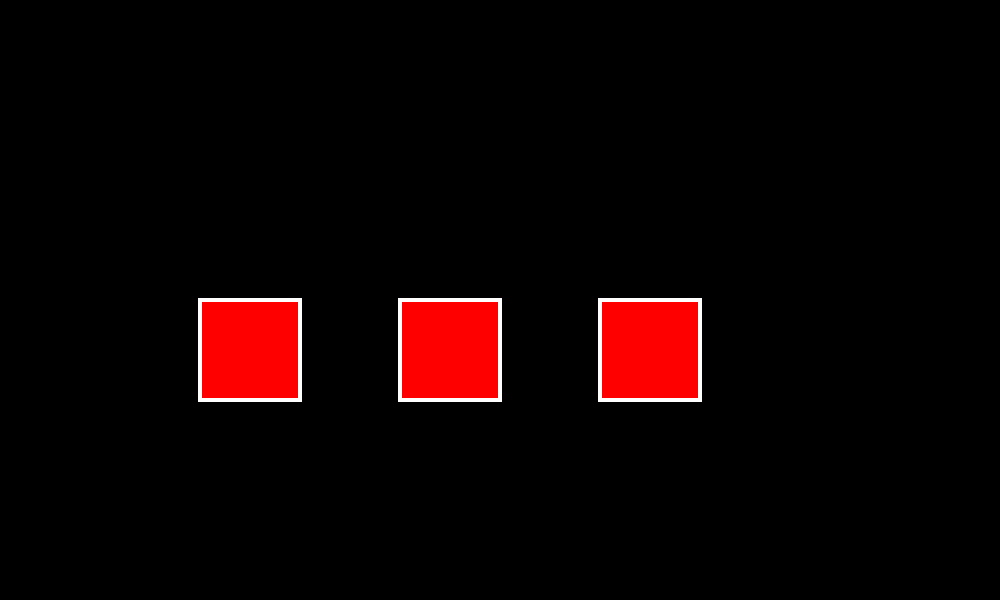
Frame 1 (no input)
Frame 60 (no input): identical to frame 1, image omitted
Frame 120 (the mouse pressed at the canvas centre since frame 60): identical to frame 1, image omitted

The p5.js sketch that drew this single still picture (run headless with seeded random() and noise() and a simulated clock; from frame 60 on, the mouse is pressed at the canvas centre):

// p5.js sketch
// ── sketch.js
/*
code created by nelgutierrez
5/16/2017

press any of the squares then the text will appear
*/


///////////////assigns value to each variable using array/////////////////////

var intro = ["Hello!", "My", "Name", "Is", "Nel"];
var versache=["So just", "turn down", "the lights", "and close", "the door"];
var randomness=["lucky for you", "that's what", "I like", "that's what", "I like"];

function setup() {
  createCanvas(1000,600);
}

function draw() {
  background(0);            //sets BG to black
  stroke(255);              //color of the vorder of the polygon
  strokeWeight(4);          //thickness of the border
  fill(255,0,0);
  rect(200, 300, 100, 100);   //draws the square shape
  rect(400, 300, 100, 100);
  rect(600, 300, 100, 100);
  
  if(mouseX>200 && mouseX<300 && mouseY>=300 && mouseY<=400)//if the mouse is pressed
  {                                                         //within the square
    if(mouseIsPressed)
    {
      for (i = 0; i < 5; i++)     //it will display the text with respect to variable intro
      {
        stroke(255);
		    fill(255);
		    textSize(38); 
		    text(intro[i], i * 100 + 200, i * 100 + 100);
      }
    }
  }
  else if(mouseX>400 && mouseX<500 && mouseY>=300 && mouseY<=400)//if the mouse is pressed
  {                                                               //within the 2nd square
    if(mouseIsPressed)
    {
      for (i = 0; i < 5; i++)//it will display the text with respect to variable versache
      {
        stroke(255);
		    fill(255);
		    textSize(38); 
		    text(versache[i], i * 100 + 200, i * 100 + 100);
      }
    }
  }
  if(mouseX>600 && mouseX<700 && mouseY>=300 && mouseY<=400)//if the mouse is pressed
  {                                                         //within the 3rd square
    if(mouseIsPressed)
    {
      for (i = 0; i < 5; i++)//it will display the text with respect to variable random
      {
        stroke(255);
		    fill(255);
		    textSize(38); 
		    text(randomness[i], i * 100 + 200, i * 100 + 100);
      }
    }
  }
}
